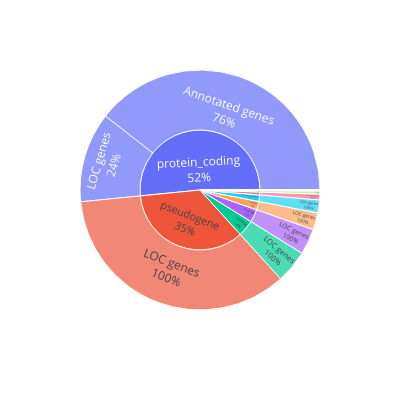

Notebook code for this chart:
### Code cell
## Copy the dataframe
plot_octDeg1 = gff_octDeg1[["biotype", "gene_name","is_LOC_gene"]].copy()
## Drop the NaN values 
plot_octDeg1_clean = plot_octDeg1.dropna()
## Drop any duplicates for genes 
plot_octDeg1_clean = plot_octDeg1_clean.drop_duplicates()



## Plot just the biotype and is_LOC_gene field
sunburst_data = (
    plot_octDeg1_clean
    .groupby(["biotype", "is_LOC_gene"])
    .size()
    .reset_index(name="count"))
# print(sunburst_data.head())
fig = px.sunburst(
    sunburst_data,
    path=["biotype", "is_LOC_gene"],  # Hierarchy
    values="count",                                 # Aggregation metric
    # title="OctDeg1 gene type distribution",
    width=400, height=400)

# Customize the text display
fig.update_traces(
    textinfo='label+percent parent',  # Shows category, percentage, and count
    # insidetextorientation='radial'  # Better text orientation
)
# Save as PNG (high quality)
fig.write_image("sunburst_plot_octDeg1.png", scale=3)  # scale=3 for high DPI
fig.show()

### Figure 1 — Plotly figure (JSON) as saved in the notebook; plotly's stock layout.template omitted (floating-point values rounded to 4 significant figures)
{"data": [{"branchvalues": "total", "domain": {"x": [0, 1], "y": [0, 1]}, "hovertemplate": "labels=%{label}<br>count=%{value}<br>parent=%{parent}<br>id=%{id}<extra></extra>", "ids": ["misc_RNA/Annotated genes", "protein_coding/Annotated genes", "tRNA/Annotated genes", "C_region/LOC genes", "V_segment/LOC genes", "guide_RNA/LOC genes", "lncRNA/LOC genes", "misc_RNA/LOC genes", "protein_coding/LOC genes", "pseudogene/LOC genes", "rRNA/LOC genes", "snRNA/LOC genes", "snoRNA/LOC genes", "transcribed_pseudogene/LOC genes", "C_region", "V_segment", "guide_RNA", "lncRNA", "misc_RNA", "protein_coding", "pseudogene", "rRNA", "snRNA", "snoRNA", "tRNA", "transcribed_pseudogene"], "labels": ["Annotated genes", "Annotated genes", "Annotated genes", "LOC genes", "LOC genes", "LOC genes", "LOC genes", "LOC genes", "LOC genes", "LOC genes", "LOC genes", "LOC genes", "LOC genes", "LOC genes", "C_region", "V_segment", "guide_RNA", "lncRNA", "misc_RNA", "protein_coding", "pseudogene", "rRNA", "snRNA", "snoRNA", "tRNA", "transcribed_pseudogene"], "name": "", "parents": ["misc_RNA", "protein_coding", "tRNA", "C_region", "V_segment", "guide_RNA", "lncRNA", "misc_RNA", "protein_coding", "pseudogene", "rRNA", "snRNA", "snoRNA", "transcribed_pseudogene", "", "", "", "", "", "", "", "", "", "", "", ""], "textinfo": "label+percent parent", "type": "sunburst", "values": [2, 15762, 306, 11, 166, 35, 1390, 7, 4848, 14051, 1, 1774, 915, 697, 11, 166, 35, 1390, 9, 20610, 14051, 1, 1774, 915, 306, 697]}], "layout": {"height": 400, "legend": {"tracegroupgap": 0}, "margin": {"t": 60}, "width": 400}}
